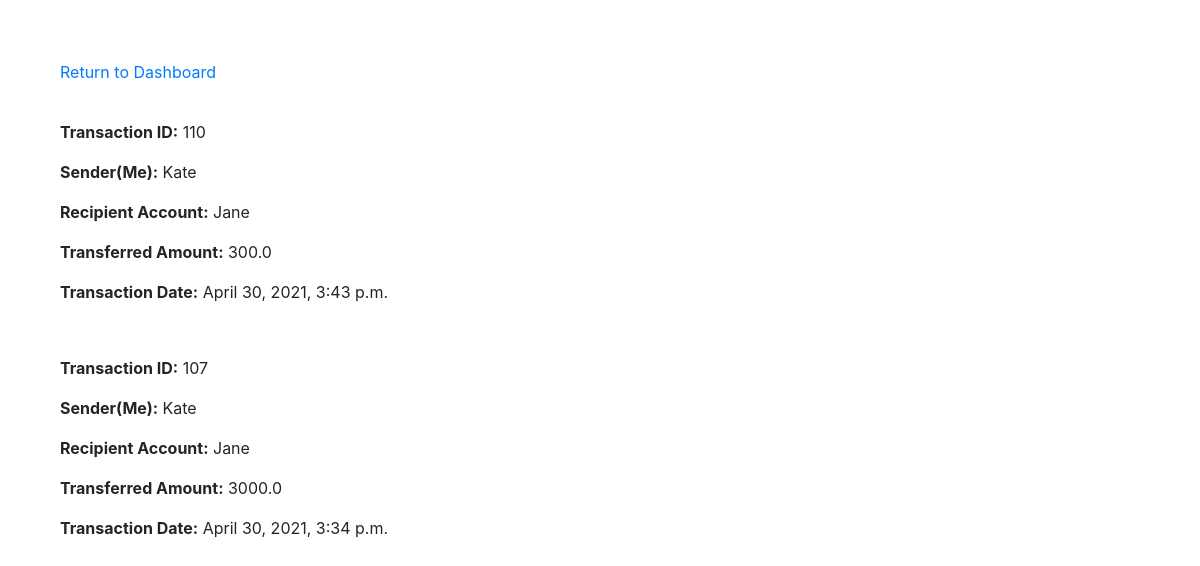
/history (signed in), run on the app's committed database.
### transaction_secondchallenge/models.py (models this page shows, shortened)
class Transaction(models.Model):
    objects = None
    transaction_id = models.AutoField(primary_key=True)
    sender = models.ForeignKey(Account, on_delete=models.CASCADE, related_name='sender', null=True)
    recipient = models.ForeignKey(Account, on_delete=models.CASCADE, related_name='recipient', null=True)
    amount = models.FloatField()
    remark = models.TextField(max_length=200, blank=True)
    transaction_date = models.DateTimeField(auto_now_add=True)

class Account(models.Model):
    objects = None
    username = models.OneToOneField(User, on_delete=models.CASCADE, primary_key=True)
    balance = models.FloatField(default=100.00)
    created_at = models.DateTimeField(auto_now_add=True, null=True)
    def __str__(self):
        return "{}".format(self.username)

### transaction_secondchallenge/views.py (the view)
# urls.py: path('history', views.HistoryView.as_view(), name='history')
class HistoryView(generic.ListView):
    template_name = 'transaction_secondchallenge/transaction_history.html'
    def get_queryset(self):
        return User.objects.get(username=self.request.user)
    def get_context_data(self, **kwargs):
        context = super().get_context_data()
        current_user = Account.objects.get(username=self.get_queryset())
        context['history_list'] = Transaction.objects.filter(sender=current_user).order_by('-transaction_date')
        return context

### transaction_secondchallenge/templates/transaction_secondchallenge/transaction_history.html (shortened to what this page needs)
{% extends "transaction_secondchallenge/base.html" %}
{% block history %}
     <div style="padding-top: 5%;padding-left: 5%;">
        <a href="{% url 'transaction:dashboard' %}">Return to Dashboard</a>
    </div>
    <div id="history">
        {% if history_list %}
            {% for i in history_list %}
                <div style="padding-top: 3%; padding-left: 5%;" class="user_detail">
                    <p><strong>Transaction ID:</strong> {{ i.transaction_id }}</p>
                    <p><strong>Sender(Me):</strong> {{ i.sender }}</p>
                    <p><strong>Recipient Account:</strong> {{ i.recipient}}</p>
                    <p><strong>Transferred Amount:</strong> {{ i.amount }}</p>
                    <p><strong>Transaction Date:</strong> {{ i.transaction_date }}</p>
                </div>
            {% endfor %}
        {% else %}
            <h3 style="padding-left: 3%; padding-top: 2%;">There is no Transaction History!</h3>
        {% endif %}
    </div>
{% endblock %}

### data on the page
Transaction: transaction_id "110", sender "Kate", recipient "Jane", amount "300.0", transaction_date "April 30, 2021, 3:43 p.m."
Transaction: transaction_id "107", sender "Kate", recipient "Jane", amount "3000.0", transaction_date "April 30, 2021, 3:34 p.m."
